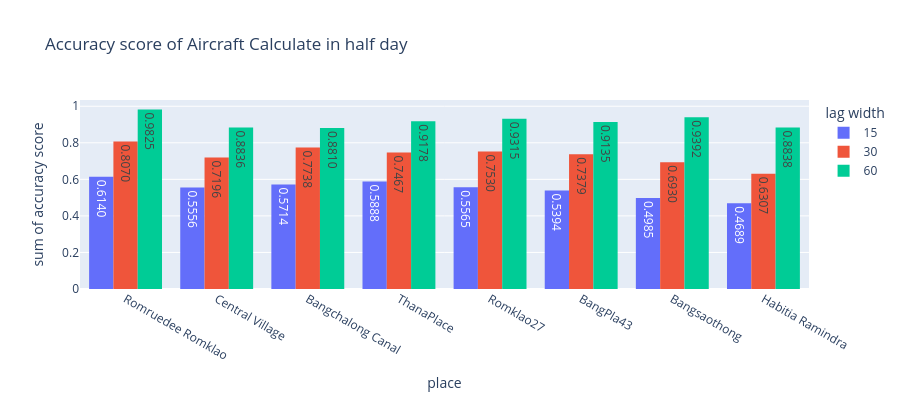

The code cell stored with this chart in its notebook:
### Code cell
fig = px.histogram(df_viz_half_day, x="place", y="accuracy score", color='lag width', text_auto='.4f'
                   , barmode='group', height=400, title="Accuracy score of Aircraft Calculate in half day")
fig.show()

### Figure 1 — Plotly figure (JSON) as saved in the notebook; plotly's stock layout.template omitted (floating-point values rounded to 4 significant figures)
{"data": [{"alignmentgroup": "True", "bingroup": "x", "histfunc": "sum", "hovertemplate": "lag width=15<br>place=%{x}<br>sum of accuracy score=%{y}<extra></extra>", "legendgroup": "15", "marker": {"color": "#636efa", "pattern": {"shape": ""}}, "name": "15", "offsetgroup": "15", "orientation": "v", "showlegend": true, "texttemplate": "%{value:.4f}", "type": "histogram", "x": ["Romruedee Romklao", "Central Village", "Bangchalong Canal", "ThanaPlace", "Romklao27", "BangPla43", "Bangsaothong", "Habitia Ramindra"], "xaxis": "x", "y": [0.614, 0.5556, 0.5714, 0.5888, 0.5565, 0.5394, 0.4985, 0.4689], "yaxis": "y"}, {"alignmentgroup": "True", "bingroup": "x", "histfunc": "sum", "hovertemplate": "lag width=30<br>place=%{x}<br>sum of accuracy score=%{y}<extra></extra>", "legendgroup": "30", "marker": {"color": "#EF553B", "pattern": {"shape": ""}}, "name": "30", "offsetgroup": "30", "orientation": "v", "showlegend": true, "texttemplate": "%{value:.4f}", "type": "histogram", "x": ["Romruedee Romklao", "Central Village", "Bangchalong Canal", "ThanaPlace", "Romklao27", "BangPla43", "Bangsaothong", "Habitia Ramindra"], "xaxis": "x", "y": [0.807, 0.7196, 0.7738, 0.7467, 0.753, 0.7379, 0.693, 0.6307], "yaxis": "y"}, {"alignmentgroup": "True", "bingroup": "x", "histfunc": "sum", "hovertemplate": "lag width=60<br>place=%{x}<br>sum of accuracy score=%{y}<extra></extra>", "legendgroup": "60", "marker": {"color": "#00cc96", "pattern": {"shape": ""}}, "name": "60", "offsetgroup": "60", "orientation": "v", "showlegend": true, "texttemplate": "%{value:.4f}", "type": "histogram", "x": ["Romruedee Romklao", "Central Village", "Bangchalong Canal", "ThanaPlace", "Romklao27", "BangPla43", "Bangsaothong", "Habitia Ramindra"], "xaxis": "x", "y": [0.9825, 0.8836, 0.881, 0.9178, 0.9315, 0.9135, 0.9392, 0.8838], "yaxis": "y"}], "layout": {"barmode": "group", "height": 400, "legend": {"title": {"text": "lag width"}, "tracegroupgap": 0}, "title": {"text": "Accuracy score of Aircraft Calculate in half day"}, "xaxis": {"anchor": "y", "domain": [0, 1], "title": {"text": "place"}}, "yaxis": {"anchor": "x", "domain": [0, 1], "title": {"text": "sum of accuracy score"}}}}
